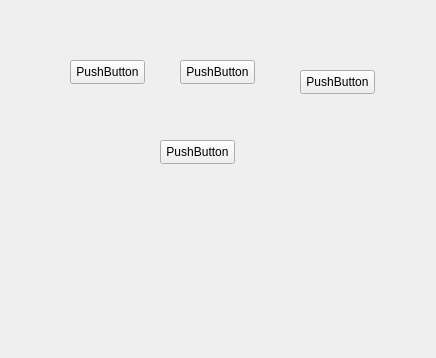
<?xml version="1.0" encoding="UTF-8"?>
<ui version="4.0">
 <class>Form</class>
 <widget class="QWidget" name="Form">
  <property name="geometry">
   <rect>
    <x>0</x>
    <y>0</y>
    <width>436</width>
    <height>358</height>
   </rect>
  </property>
  <property name="windowTitle">
   <string>Form</string>
  </property>
  <widget class="QPushButton" name="pushButton">
   <property name="geometry">
    <rect>
     <x>70</x>
     <y>60</y>
     <width>75</width>
     <height>24</height>
    </rect>
   </property>
   <property name="text">
    <string>PushButton</string>
   </property>
  </widget>
  <widget class="QPushButton" name="pushButton_2">
   <property name="geometry">
    <rect>
     <x>180</x>
     <y>60</y>
     <width>75</width>
     <height>24</height>
    </rect>
   </property>
   <property name="text">
    <string>PushButton</string>
   </property>
  </widget>
  <widget class="QPushButton" name="pushButton_3">
   <property name="geometry">
    <rect>
     <x>300</x>
     <y>70</y>
     <width>75</width>
     <height>24</height>
    </rect>
   </property>
   <property name="text">
    <string>PushButton</string>
   </property>
  </widget>
  <widget class="QPushButton" name="pushButton_4">
   <property name="geometry">
    <rect>
     <x>160</x>
     <y>140</y>
     <width>75</width>
     <height>24</height>
    </rect>
   </property>
   <property name="text">
    <string>PushButton</string>
   </property>
  </widget>
 </widget>
 <resources/>
 <connections/>
</ui>
